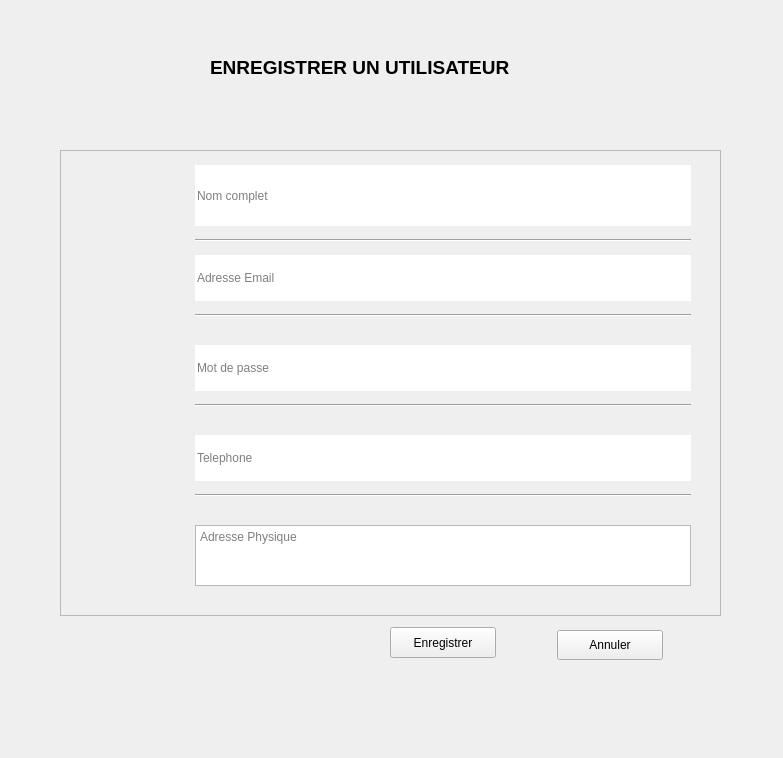
<?xml version="1.0" encoding="UTF-8"?>
<ui version="4.0">
 <class>Form</class>
 <widget class="QWidget" name="Form">
  <property name="geometry">
   <rect>
    <x>0</x>
    <y>0</y>
    <width>783</width>
    <height>758</height>
   </rect>
  </property>
  <property name="windowTitle">
   <string>Form</string>
  </property>
  <widget class="QLabel" name="label">
   <property name="geometry">
    <rect>
     <x>210</x>
     <y>45</y>
     <width>391</width>
     <height>46</height>
    </rect>
   </property>
   <property name="text">
    <string>&lt;html&gt;&lt;head/&gt;&lt;body&gt;&lt;p&gt;&lt;span style=&quot; font-size:14pt; font-weight:600;&quot;&gt;ENREGISTRER UN UTILISATEUR&lt;/span&gt;&lt;/p&gt;&lt;/body&gt;&lt;/html&gt;</string>
   </property>
  </widget>
  <widget class="QFrame" name="frame">
   <property name="geometry">
    <rect>
     <x>60</x>
     <y>150</y>
     <width>661</width>
     <height>466</height>
    </rect>
   </property>
   <property name="frameShape">
    <enum>QFrame::StyledPanel</enum>
   </property>
   <property name="frameShadow">
    <enum>QFrame::Raised</enum>
   </property>
   <widget class="QLabel" name="label_2">
    <property name="geometry">
     <rect>
      <x>45</x>
      <y>15</y>
      <width>76</width>
      <height>61</height>
     </rect>
    </property>
    <property name="text">
     <string/>
    </property>
    <property name="pixmap">
     <pixmap>fonts/ic_account_circle_black_48dp.png</pixmap>
    </property>
   </widget>
   <widget class="QLineEdit" name="lineEdit">
    <property name="geometry">
     <rect>
      <x>135</x>
      <y>15</y>
      <width>496</width>
      <height>61</height>
     </rect>
    </property>
    <property name="autoFillBackground">
     <bool>false</bool>
    </property>
    <property name="frame">
     <bool>false</bool>
    </property>
    <property name="placeholderText">
     <string>Nom complet</string>
    </property>
   </widget>
   <widget class="QLabel" name="label_3">
    <property name="geometry">
     <rect>
      <x>45</x>
      <y>90</y>
      <width>76</width>
      <height>76</height>
     </rect>
    </property>
    <property name="text">
     <string/>
    </property>
    <property name="pixmap">
     <pixmap>fonts/ic_email_black_36dp.png</pixmap>
    </property>
   </widget>
   <widget class="QLineEdit" name="lineEdit_2">
    <property name="geometry">
     <rect>
      <x>135</x>
      <y>105</y>
      <width>496</width>
      <height>46</height>
     </rect>
    </property>
    <property name="frame">
     <bool>false</bool>
    </property>
    <property name="placeholderText">
     <string>Adresse Email</string>
    </property>
   </widget>
   <widget class="QLabel" name="label_4">
    <property name="geometry">
     <rect>
      <x>45</x>
      <y>270</y>
      <width>76</width>
      <height>76</height>
     </rect>
    </property>
    <property name="text">
     <string/>
    </property>
    <property name="pixmap">
     <pixmap>fonts/ic_phone_black_36dp.png</pixmap>
    </property>
   </widget>
   <widget class="QLineEdit" name="lineEdit_3">
    <property name="geometry">
     <rect>
      <x>135</x>
      <y>285</y>
      <width>496</width>
      <height>46</height>
     </rect>
    </property>
    <property name="frame">
     <bool>false</bool>
    </property>
    <property name="placeholderText">
     <string>Telephone</string>
    </property>
   </widget>
   <widget class="QLabel" name="label_5">
    <property name="geometry">
     <rect>
      <x>45</x>
      <y>375</y>
      <width>76</width>
      <height>76</height>
     </rect>
    </property>
    <property name="text">
     <string/>
    </property>
    <property name="pixmap">
     <pixmap>ic_home_48pt.png</pixmap>
    </property>
    <property name="scaledContents">
     <bool>true</bool>
    </property>
   </widget>
   <widget class="QTextEdit" name="textEdit">
    <property name="geometry">
     <rect>
      <x>135</x>
      <y>375</y>
      <width>496</width>
      <height>61</height>
     </rect>
    </property>
    <property name="lineWidth">
     <number>0</number>
    </property>
    <property name="placeholderText">
     <string>Adresse Physique</string>
    </property>
   </widget>
   <widget class="QLineEdit" name="lineEdit_4">
    <property name="geometry">
     <rect>
      <x>135</x>
      <y>195</y>
      <width>496</width>
      <height>46</height>
     </rect>
    </property>
    <property name="frame">
     <bool>false</bool>
    </property>
    <property name="echoMode">
     <enum>QLineEdit::Password</enum>
    </property>
    <property name="placeholderText">
     <string>Mot de passe</string>
    </property>
   </widget>
   <widget class="Line" name="line">
    <property name="geometry">
     <rect>
      <x>135</x>
      <y>75</y>
      <width>496</width>
      <height>30</height>
     </rect>
    </property>
    <property name="orientation">
     <enum>Qt::Horizontal</enum>
    </property>
   </widget>
   <widget class="Line" name="line_2">
    <property name="geometry">
     <rect>
      <x>135</x>
      <y>150</y>
      <width>496</width>
      <height>30</height>
     </rect>
    </property>
    <property name="orientation">
     <enum>Qt::Horizontal</enum>
    </property>
   </widget>
   <widget class="Line" name="line_3">
    <property name="geometry">
     <rect>
      <x>135</x>
      <y>240</y>
      <width>496</width>
      <height>30</height>
     </rect>
    </property>
    <property name="orientation">
     <enum>Qt::Horizontal</enum>
    </property>
   </widget>
   <widget class="Line" name="line_4">
    <property name="geometry">
     <rect>
      <x>135</x>
      <y>330</y>
      <width>496</width>
      <height>30</height>
     </rect>
    </property>
    <property name="orientation">
     <enum>Qt::Horizontal</enum>
    </property>
   </widget>
   <widget class="QLabel" name="label_6">
    <property name="geometry">
     <rect>
      <x>45</x>
      <y>180</y>
      <width>76</width>
      <height>76</height>
     </rect>
    </property>
    <property name="text">
     <string/>
    </property>
    <property name="pixmap">
     <pixmap>fonts/ic_lock_black_48dp.png</pixmap>
    </property>
   </widget>
  </widget>
  <widget class="QWidget" name="widget" native="true">
   <property name="geometry">
    <rect>
     <x>60</x>
     <y>600</y>
     <width>661</width>
     <height>80</height>
    </rect>
   </property>
   <widget class="QPushButton" name="btn_exit">
    <property name="geometry">
     <rect>
      <x>497</x>
      <y>30</y>
      <width>106</width>
      <height>30</height>
     </rect>
    </property>
    <property name="text">
     <string>Annuler</string>
    </property>
    <property name="autoDefault">
     <bool>false</bool>
    </property>
    <property name="default">
     <bool>false</bool>
    </property>
   </widget>
   <widget class="QPushButton" name="btn_save">
    <property name="geometry">
     <rect>
      <x>330</x>
      <y>27</y>
      <width>106</width>
      <height>31</height>
     </rect>
    </property>
    <property name="text">
     <string>Enregistrer</string>
    </property>
    <property name="autoDefault">
     <bool>true</bool>
    </property>
   </widget>
  </widget>
 </widget>
 <resources/>
 <connections/>
</ui>
